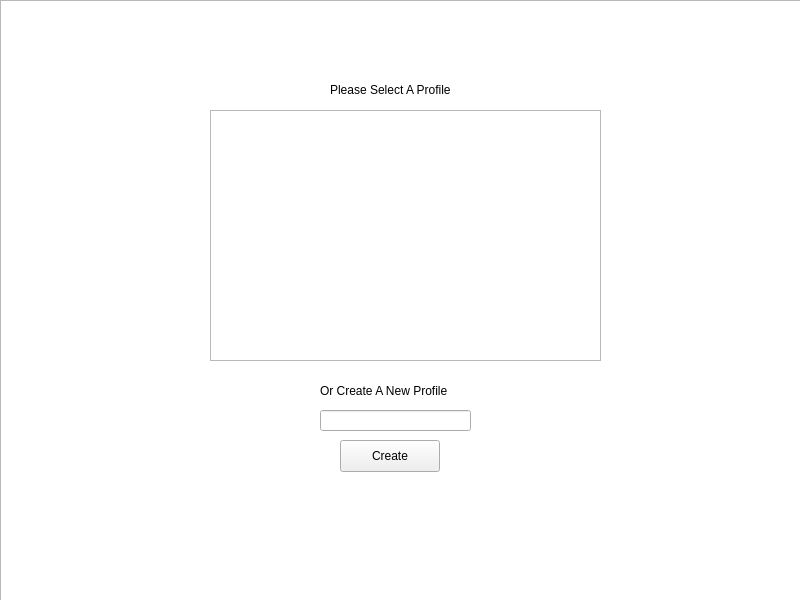
<?xml version="1.0" encoding="UTF-8"?>
<ui version="4.0">
 <class>Widget</class>
 <widget class="QWidget" name="Widget">
  <property name="geometry">
   <rect>
    <x>0</x>
    <y>0</y>
    <width>800</width>
    <height>600</height>
   </rect>
  </property>
  <property name="windowTitle">
   <string>Widget</string>
  </property>
  <property name="styleSheet">
   <string notr="true"/>
  </property>
  <widget class="QListWidget" name="listWidget">
   <property name="geometry">
    <rect>
     <x>210</x>
     <y>110</y>
     <width>391</width>
     <height>251</height>
    </rect>
   </property>
  </widget>
  <widget class="QLabel" name="label">
   <property name="geometry">
    <rect>
     <x>330</x>
     <y>80</y>
     <width>141</width>
     <height>20</height>
    </rect>
   </property>
   <property name="text">
    <string>Please Select A Profile</string>
   </property>
  </widget>
  <widget class="QLabel" name="label_2">
   <property name="geometry">
    <rect>
     <x>320</x>
     <y>380</y>
     <width>151</width>
     <height>21</height>
    </rect>
   </property>
   <property name="text">
    <string>Or Create A New Profile</string>
   </property>
  </widget>
  <widget class="QLineEdit" name="lineEdit">
   <property name="geometry">
    <rect>
     <x>320</x>
     <y>410</y>
     <width>151</width>
     <height>21</height>
    </rect>
   </property>
   <property name="text">
    <string/>
   </property>
  </widget>
  <widget class="QPushButton" name="pushButton">
   <property name="geometry">
    <rect>
     <x>340</x>
     <y>440</y>
     <width>100</width>
     <height>32</height>
    </rect>
   </property>
   <property name="text">
    <string>Create</string>
   </property>
  </widget>
  <widget class="QGraphicsView" name="graphicsView">
   <property name="geometry">
    <rect>
     <x>0</x>
     <y>0</y>
     <width>801</width>
     <height>601</height>
    </rect>
   </property>
   <property name="styleSheet">
    <string notr="true">QGraphicsView{
	border-image:url(:/bkgrnd/background.jpg)
}</string>
   </property>
  </widget>
  <zorder>graphicsView</zorder>
  <zorder>listWidget</zorder>
  <zorder>label</zorder>
  <zorder>label_2</zorder>
  <zorder>lineEdit</zorder>
  <zorder>pushButton</zorder>
 </widget>
 <resources/>
 <connections/>
</ui>
